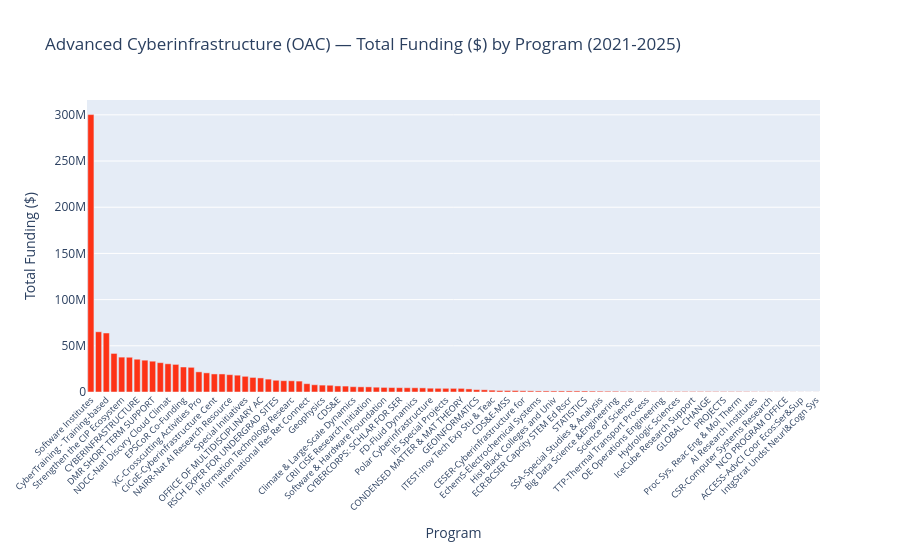

Write notebook code for a chart like this one.
### Code cell
import ast

# ── Parse pgm_ele into usable program names ───────────────────────────────────
def extract_pgm_names(val):
    try:
        parsed = ast.literal_eval(val)
        return [p['pgm_ele_name'] for p in parsed]
    except:
        return []

df_pgm = df.copy()
df_pgm['pgm_names'] = df_pgm['pgm_ele'].apply(extract_pgm_names)
df_pgm = df_pgm.explode('pgm_names')
df_pgm = df_pgm[df_pgm['pgm_names'].notna() & (df_pgm['pgm_names'] != '')]

# ── Funding by division and program ───────────────────────────────────────────
div_pgm = (
    df_pgm.groupby(['div_abbr', 'pgm_names']).agg(
        total_funding=('amount', 'sum'),
        num_awards=('awd_id', 'count')
    ).reset_index()
)

div_names = {
    'OAC': 'Advanced Cyberinfrastructure (OAC)',
    'CNS': 'Computer and Network Systems (CNS)',
    'CCF': 'Computing and Communication Foundations (CCF)',
    'IIS': 'Information and Intelligent Systems (IIS)',
}
div_pgm['division'] = div_pgm['div_abbr'].map(div_names).fillna(div_pgm['div_abbr'])

top_pgms = (
    div_pgm.groupby(['division', 'pgm_names'])['total_funding']
    .sum()
    .reset_index()
    .sort_values(['division', 'total_funding'], ascending=[True, False])
)
div_pgm_top = div_pgm[div_pgm['pgm_names'].isin(top_pgms['pgm_names'])]

# ── Funding distribution by Division and Program — individual charts ───────────
for metric, ylabel, slug in [
    ('total_funding', 'Total Funding ($)', 'funding'),
    ('num_awards',    'Number of Awards',  'awards'),
]:
    for div_abbr, div_name in div_names.items():
        div_data = div_pgm_top[div_pgm_top['div_abbr'] == div_abbr].sort_values(metric, ascending=False)
        
        if div_data.empty:
            continue

        fig = px.bar(
            div_data,
            x='pgm_names', y=metric,
            title=f'{div_name} — {ylabel} by Program (2021-2025)',
            labels={metric: ylabel, 'pgm_names': 'Program'},
            height=550,
        )
        fig.update_traces(marker_color=pc.qualitative.Light24[list(div_names.keys()).index(div_abbr)])
        fig.update_layout(xaxis_tickangle=-45, xaxis_tickfont_size=9)
        save_fig(fig, f'33_div_pgm_{div_abbr.lower()}_{slug}')
        fig.show()

### Figure 1 — Plotly figure (JSON) as saved in the notebook; plotly's stock layout.template omitted (floating-point values rounded to 4 significant figures)
{"data": [{"hovertemplate": "Program=%{x}<br>Total Funding ($)=%{y}<extra></extra>", "legendgroup": "", "marker": {"color": "#FD3216", "pattern": {"shape": ""}}, "name": "", "orientation": "v", "showlegend": false, "textposition": "auto", "type": "bar", "x": ["Software Institutes", "Campus Cyberinfrastructure", "CyberTraining - Training-based", "Cybersecurity Innovation", "Strengthen the CIP Ecosystem", "PHYSICS AT THE INFO FRONTIER", "CYBERINFRASTRUCTURE", "GEO CI - GEO Cyberinfrastrctre", "DMR SHORT TERM SUPPORT", "OAC-Advanced Cyberinfrast Core", "NDCC-Natl Discvry Cloud Climat", "EarthCube", "EPSCoR Co-Funding", "Major Research Instrumentation", "XC-Crosscutting Activities Pro", "NSF Public Access Initiative", "CiCoE-Cyberinfrastructure Cent", "WoU-Windows on the Universe: T", "NAIRR-Nat AI Research Resource", "Data Cyberinfrastructure", "Special Initiatives", "PHYSICAL OCEANOGRAPHY", "OFFICE OF MULTIDISCIPLINARY AC", "CISE Research Resources", "RSCH EXPER FOR UNDERGRAD SITES", "Info Integration & Informatics", "Information Technology Researc", "CAREER: FACULTY EARLY CAR DEV", "International Res Ret Connect", "Physical & Dynamic Meteorology", "Geophysics", "ECR-EDU Core Research", "CDS&E", "Capacity: Cyberinfrastructure", "Climate & Large-Scale Dynamics", "Geomorphology & Land-use Dynam", "CRII CISE Research Initiation", "Chem Thry, Mdls & Cmptnl Mthds", "Software & Hardware Foundation", "Atmospheric Chemistry", "CYBERCORPS: SCHLAR FOR SER", "Paleoclimate", "FD-Fluid Dynamics", "Special Projects - CNS", "Polar Cyberinfrastructure", "Tectonics", "IIS Special Projects", "EDUCATION AND WORKFORCE", "CONDENSED MATTER & MAT THEORY", "MAGNETOSPHERIC PHYSICS", "GEOINFORMATICS", "DMREF", "ITEST-Inov Tech Exp Stu & Teac", "Space Weather Research", "CDS&E-MSS", "Engineering of Biomed Systems", "CESER-Cyberinfrastructure for", "IUSE", "EchemS-Electrochemical Systems", "Mechanics of Materials and Str", "Hist Black Colleges and Univ", "HBCU-EiR - HBCU-Excellence in", "ECR:BCSER Capcity STEM Ed Rscr", "Discovery Research K-12", "STATISTICS", "Sedimentary Geo & Paleobiology", "SSA-Special Studies & Analysis", "CISE Education and Workforce", "Big Data Science &Engineering", "Innovation: Bioinformatics", "Science of Science", "Networking Technology and Syst", "TTP-Thermal Transport Process", "NUCLEAR THEORY", "OE Operations Engineering", "SOLAR-TERRESTRIAL", "Hydrologic Sciences", "ANT Astrophys & Geospace Sci", "IceCube Research Support", "EnvS-Environmtl Sustainability", "GLOBAL CHANGE", "GVF - Global Venture Fund", "PROJECTS", "FET-Fndtns of Emerging Tech", "Proc Sys, Reac Eng & Mol Therm", "PMP-Particul&MultiphaseProcess", "AI Research Institutes", "Atmospheric Sci Cluster Prgrm", "CSR-Computer Systems Research", "HDR-Harnessing the Data Revolu", "NCO PROGRAM OFFICE", "Leadership-Class Computing", "ACCESS-AdvCI Coor Ecos:Ser&Sup", "BD Spokes -Big Data Regional I", "IntgStrat Undst Neurl&Cogn Sys"], "xaxis": "x", "y": [300264315, 65182316, 63863043, 41754166, 37763877, 37618065, 35495197, 34445423, 33348217, 31766511, 30552796, 29871960, 27070323, 26718498, 21826309, 20723360, 19546842, 19532041, 18757790, 18209121, 16978347, 15778025, 15232966, 13954677, 12709925, 12227809, 12133058, 11818758, 9000000, 7848522, 7466451, 7321394, 6566858, 6422479, 5750549, 5583862, 5550123, 5200000, 4964350, 4814662, 4685823, 4629711, 4592109, 4460307, 4126016, 4003529, 3999550, 3942260, 3926970, 3341283, 2562303, 2402082, 1999998, 1624739, 1621270, 1599783, 1316305, 1249282, 1144139, 1137835, 1135805, 1135805, 1135805, 1135805, 1099781, 979093, 900000, 850875, 803971, 695815, 624472, 600000, 600000, 600000, 599997, 599879, 599774, 596051, 596051, 584094, 576838, 556173, 510000, 510000, 506505, 430413, 300000, 235337, 225000, 165773, 95401, 92964, 87586, 66460, 66460], "yaxis": "y"}], "layout": {"barmode": "relative", "height": 550, "legend": {"tracegroupgap": 0}, "title": {"text": "Advanced Cyberinfrastructure (OAC) — Total Funding ($) by Program (2021-2025)"}, "xaxis": {"anchor": "y", "domain": [0, 1], "tickangle": -45, "tickfont": {"size": 9}, "title": {"text": "Program"}}, "yaxis": {"anchor": "x", "domain": [0, 1], "title": {"text": "Total Funding ($)"}}}}
